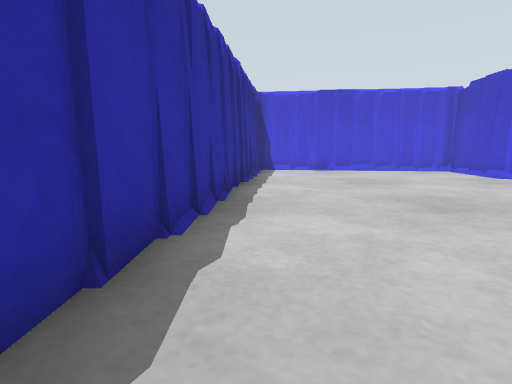
View 1 (above)

16 first-person views from a walk through a robot-simulator world made for Gazebo. The camera is 0.5 m above the floor, tilts 8° down and sees 80° across. The floor is counted in squares, 0.5 m on a side. Each view is taken from the middle of a square. On the plan, view 1 faces up. The plan holds only what a view shows up to about 12 squares ahead; the rest is blank. The place goes on beyond the plan.

View 2
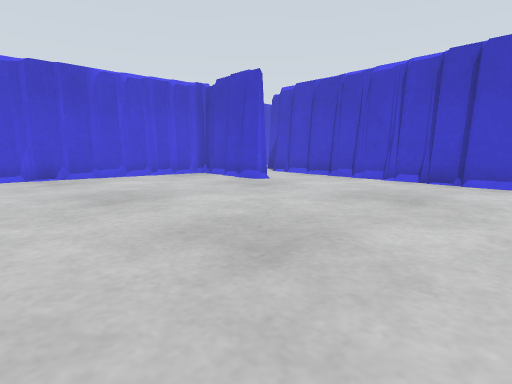

View 3
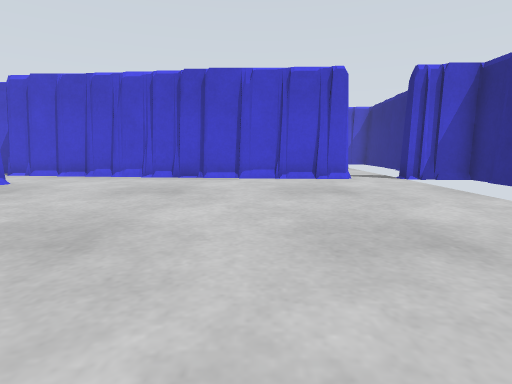

View 4
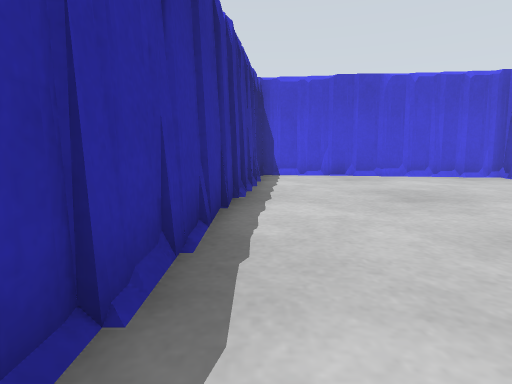

View 5
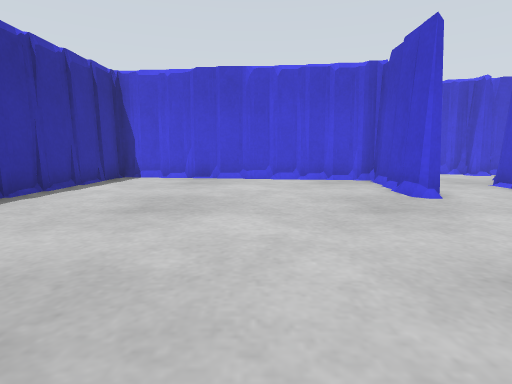

View 6
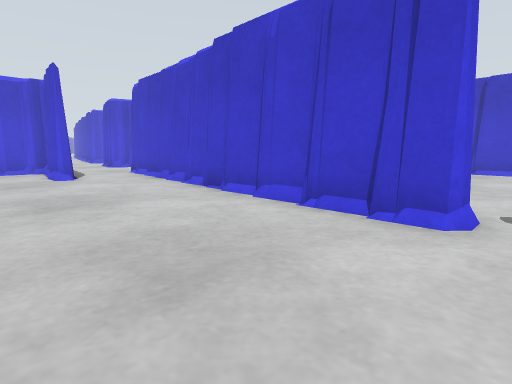

View 7
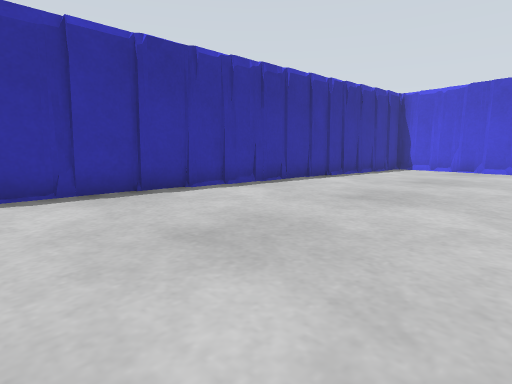

View 8
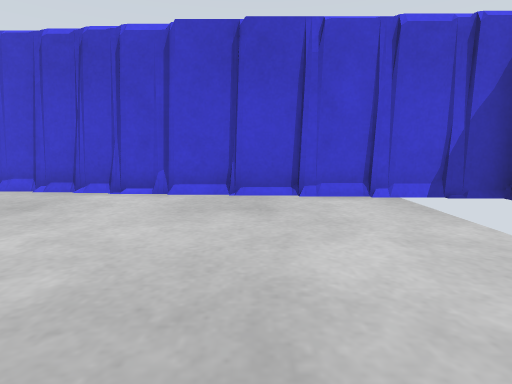

View 9
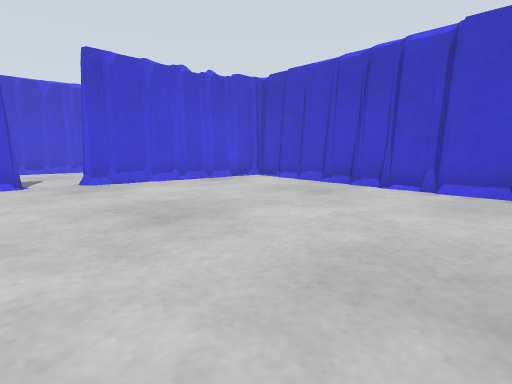

View 10
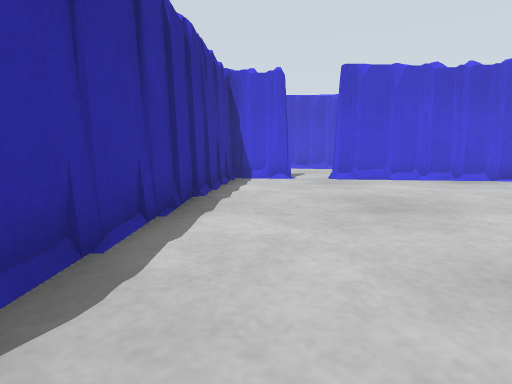

View 11
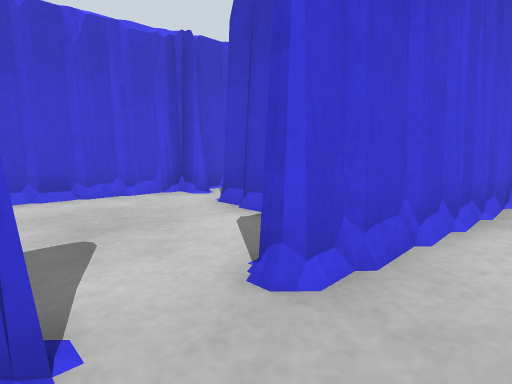

View 12
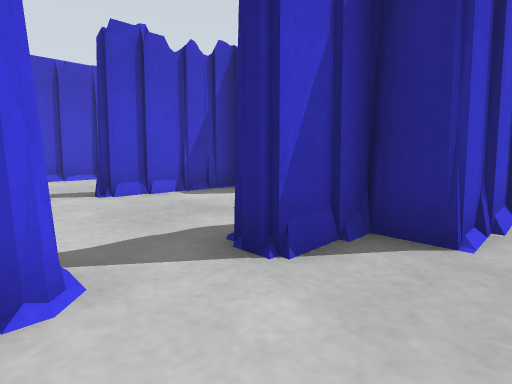

View 13
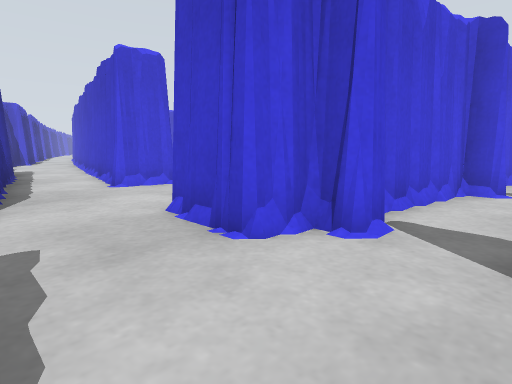

View 14
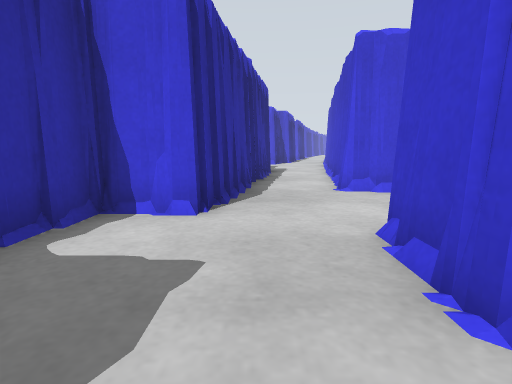

View 15
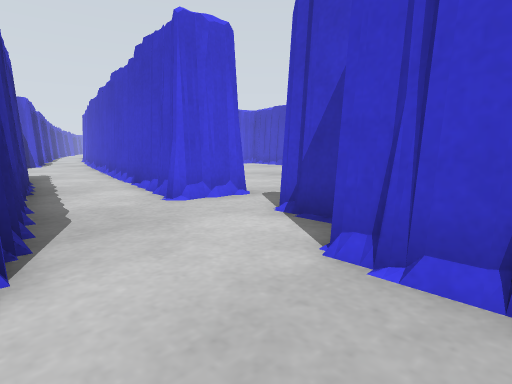

View 16
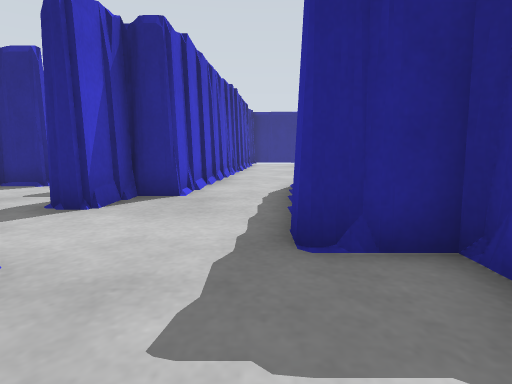

### Floor plan
Key: @ floor where view 1 was taken; # wall or solid block; x gap in a wall; . floor; = window, fence, low wall or low ledge.
Columns run from 2 left of view 1 to 22 right of it. Each row starts with its distance up from view 1.
 31               ..
 30               ...#
 29               #.##
 28              ##.#
 27              #..#
 26              #..#
 25              #..#
 24              #.=#  .
 23              #.## ..
 22             ##.##..
 21             #.....
 20           ###...#
 19           #....=#
 18           #...###
 17           #...##
 16           ##...#######
 15   ######   #........#####
 14   #....#####...#=...x...#
 13   #........#...#....# ..#
 12   #........#..##...=#   #
 11   #........#..###.###   #
 10  ##..........##...#######
  9  ##..........##.........#
  8  #...........##........=#
  7  #...........##........##
  6  #...........##........##
  5  #...........#=........#
  4  #...........#.........#
  3  #...........#.........#
  2  #..........=#.........#
  1 ##..........##.........#
  0 # @.........##.........#
 -1   .............   .....#
 -2             ##        ##

Where each view was taken, in squares from view 1:
view 1: 0 up, 0 right, facing up
view 2: 3 up, 1 right, facing up-right
view 3: 3 up, 0 right, facing right
view 4: 3 up, 0 right, facing up
view 5: 4 up, 5 right, facing up
view 6: 1 down, 6 right, facing up-right
view 7: 1 down, 6 right, facing up-left
view 8: 1 up, 14 right, facing right
view 9: 1 up, 13 right, facing up-right
view 10: 0 up, 13 right, facing up
view 11: 9 up, 14 right, facing up-right
view 12: 16 up, 11 right, facing down-right
view 13: 14 up, 10 right, facing up-right
view 14: 15 up, 11 right, facing up
view 15: 17 up, 10 right, facing up-right
view 16: 19 up, 10 right, facing down
